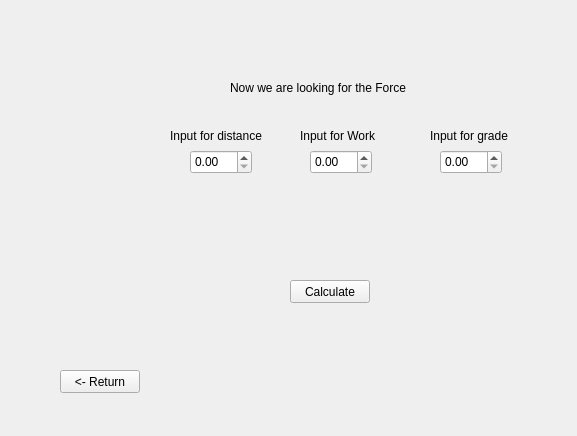
<?xml version="1.0" encoding="UTF-8"?>
<ui version="4.0">
 <class>Form</class>
 <widget class="QWidget" name="Form">
  <property name="geometry">
   <rect>
    <x>0</x>
    <y>0</y>
    <width>577</width>
    <height>436</height>
   </rect>
  </property>
  <property name="windowTitle">
   <string>Form</string>
  </property>
  <widget class="QPushButton" name="pushButton">
   <property name="geometry">
    <rect>
     <x>60</x>
     <y>370</y>
     <width>80</width>
     <height>23</height>
    </rect>
   </property>
   <property name="text">
    <string>&lt;- Return</string>
   </property>
  </widget>
  <widget class="QLabel" name="label_3">
   <property name="geometry">
    <rect>
     <x>300</x>
     <y>110</y>
     <width>131</width>
     <height>51</height>
    </rect>
   </property>
   <property name="text">
    <string>Input for Work</string>
   </property>
  </widget>
  <widget class="QDoubleSpinBox" name="c_DSB">
   <property name="geometry">
    <rect>
     <x>440</x>
     <y>150</y>
     <width>62</width>
     <height>24</height>
    </rect>
   </property>
  </widget>
  <widget class="QLabel" name="label_5">
   <property name="geometry">
    <rect>
     <x>430</x>
     <y>120</y>
     <width>111</width>
     <height>31</height>
    </rect>
   </property>
   <property name="text">
    <string>Input for grade</string>
   </property>
  </widget>
  <widget class="QLabel" name="label_4">
   <property name="geometry">
    <rect>
     <x>230</x>
     <y>80</y>
     <width>241</width>
     <height>16</height>
    </rect>
   </property>
   <property name="text">
    <string>Now we are looking for the Force</string>
   </property>
  </widget>
  <widget class="QDoubleSpinBox" name="d_DSB">
   <property name="geometry">
    <rect>
     <x>190</x>
     <y>150</y>
     <width>62</width>
     <height>24</height>
    </rect>
   </property>
  </widget>
  <widget class="QLabel" name="label_2">
   <property name="geometry">
    <rect>
     <x>170</x>
     <y>120</y>
     <width>111</width>
     <height>31</height>
    </rect>
   </property>
   <property name="text">
    <string>Input for distance</string>
   </property>
  </widget>
  <widget class="QDoubleSpinBox" name="W_DSB">
   <property name="geometry">
    <rect>
     <x>310</x>
     <y>150</y>
     <width>62</width>
     <height>24</height>
    </rect>
   </property>
  </widget>
  <widget class="QPushButton" name="pushButton_2">
   <property name="geometry">
    <rect>
     <x>290</x>
     <y>280</y>
     <width>80</width>
     <height>23</height>
    </rect>
   </property>
   <property name="text">
    <string>Calculate</string>
   </property>
  </widget>
 </widget>
 <resources/>
 <connections/>
</ui>
